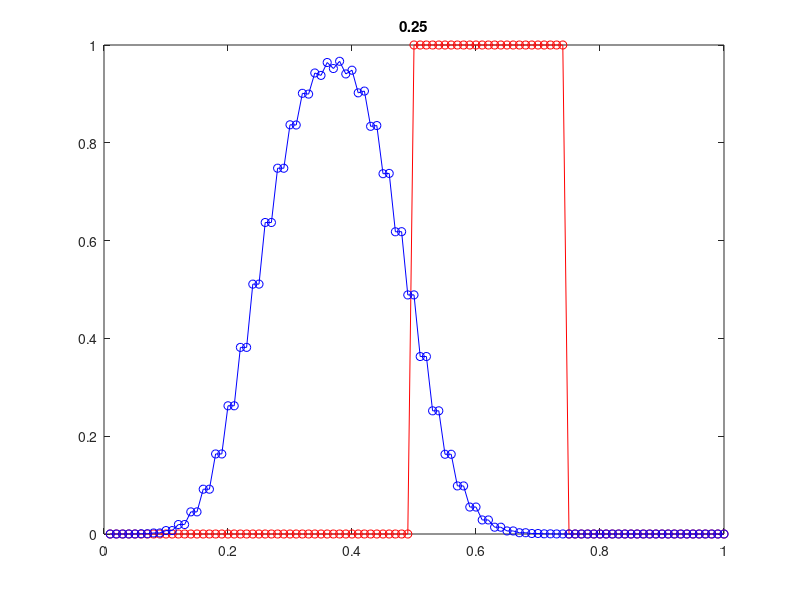

The MATLAB source for this figure:
clear;

% Parameters for the system
c=1;
h=0.01;
tmax = abs(h/c);
tau = 0.5*tmax;
steps=ceil(1/(c*tau));     % pulse loops through system once

% Extent of the system
x=h:h:1;       % no mesh point at x=0 due to periodic boundary conditions
m=length(x);

% Diagonal matrix to implement the spatial first-derivative
D=diag(ones(m-1,1),+1);
D=D-diag(ones(m-1,1),-1);

% Additional elements for periodic boundary conditions
D(m,1)=1;
D(1,m)=-1;

% Construct the spatial-averaging matrix
av=0.5*abs(D);

% Construct the matrix for the spatial second-derivative
D2=abs(D)-2*eye(m);

% FTCS update matrix
%mat=eye(m) + c*tau/(2*h)*D;

% Lax update matrix
 mat=av + c*tau/(2*h)*D;
 mat(:, 1) = 0;
 mat(:, end) = 0;

% Lax-Wendroff update matrix
% mat=eye(m) + c*tau/(2*h)*D + 0.5*(c*tau/h)^2*D2;

% Initial conditions (Gaussian pulse at x=0.5)
% wave=exp(-100*(x-0.5).^2)';
for ii=1:length(x)
    if (0.5 <= x(ii)) && (x(ii) < 0.75)
        wave(ii) = 1;
    else
        wave(ii) = 0;
    end
end
wave = wave';
wave0=wave; 


% Main loop
for n=1:0.25*steps
    wave=mat*wave;    % Update current values

    plot(x,wave0,'ro-',x,wave,'bo-')
    title(n*tau)        
    drawnow
end

width = sum(wave>0.001)/m-0.25;
disp(width)
